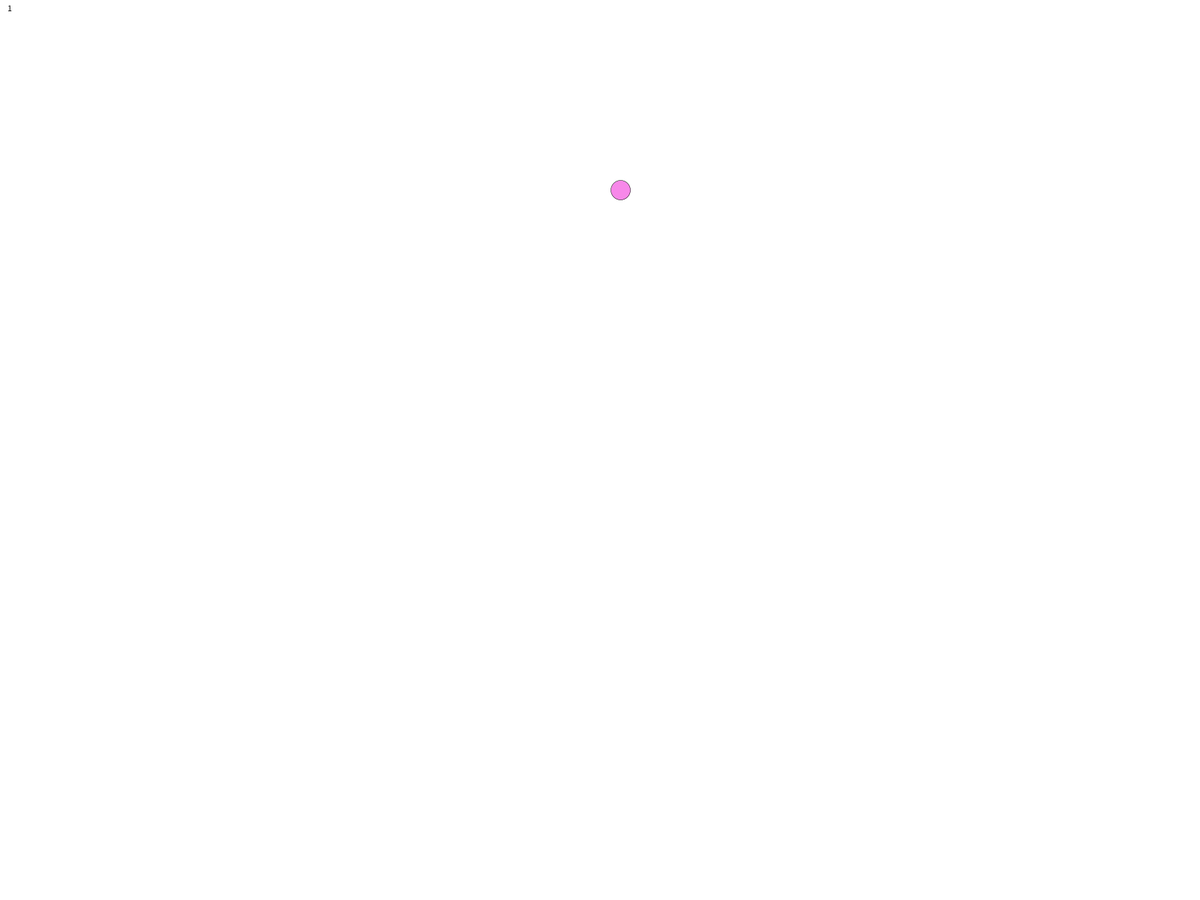
Frame 1 (no input)
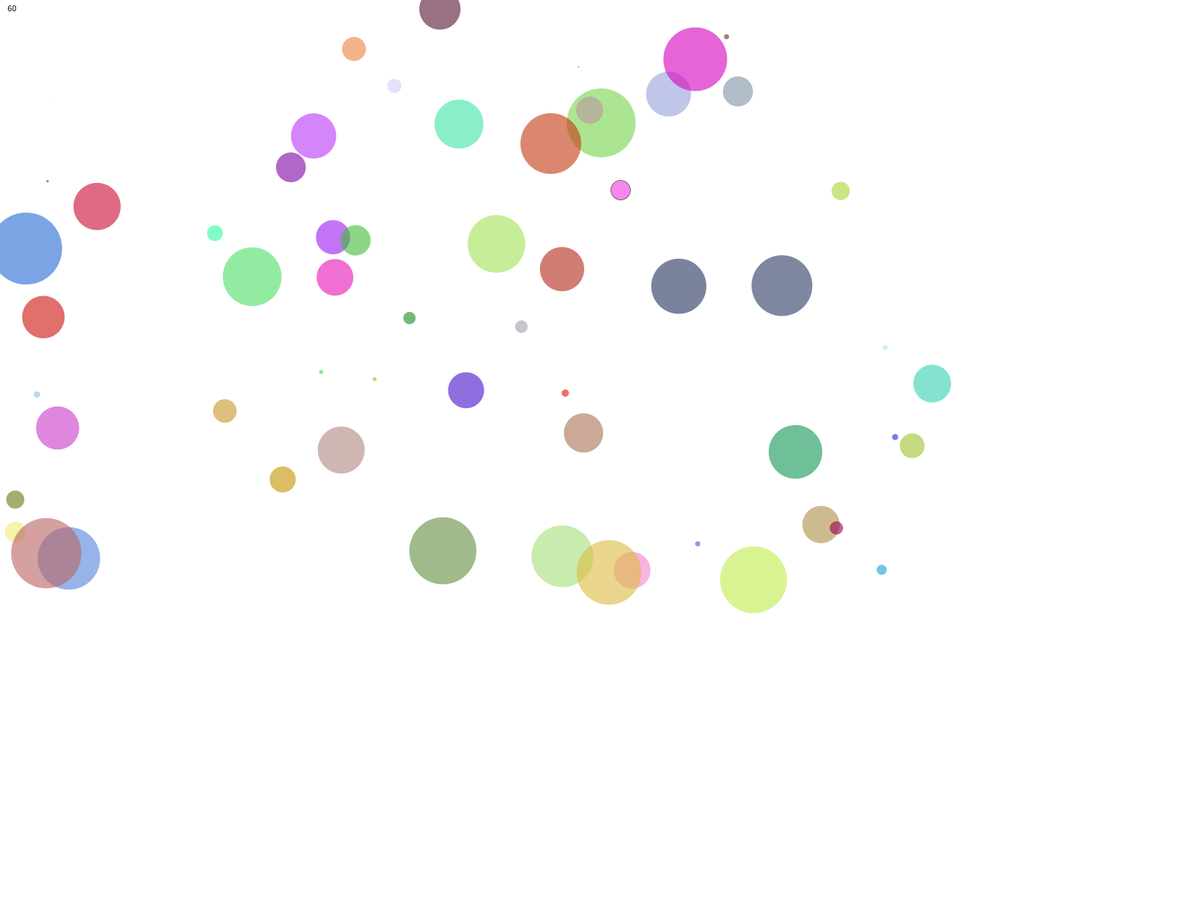
Frame 60 (the mouse pressed at the canvas centre just before this capture)
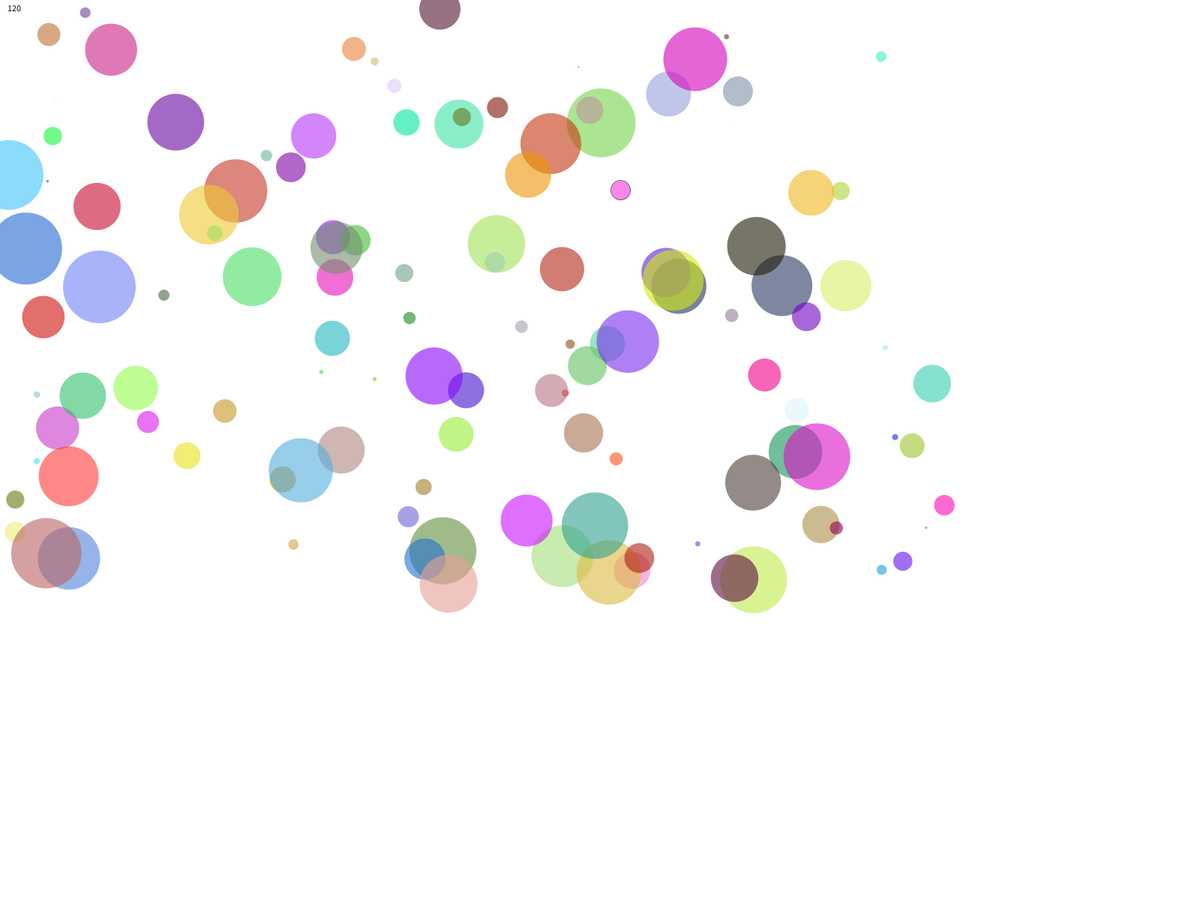
Frame 120 (the mouse held since frame 60 and released just before this capture)

The Processing sketch that drew these frames (run headless with seeded random() and noise(); from frame 60 on, the mouse is pressed at the canvas centre):

// Processing sketch: Very_Random_Circles
// ── Very_Random_Circles.pde
int y = 0;
int n = 0;
void setup(){
  background(255);
  fullScreen();
  frameRate(200);
}

void draw(){
 float x = random(1280);
 float z = random(100);
 float a = random(255);
 float b = random(255);
 float c = random(255);
 float y = random(800);
 n = n + 1;

 fill(a,b,c,155);
 strokeWeight(0.5);
 ellipse(x,y,z,z);
 fill(255);
 noStroke();
 rect(0,0,50,20);
 fill(0);
 text(n,10,15);
 
}
